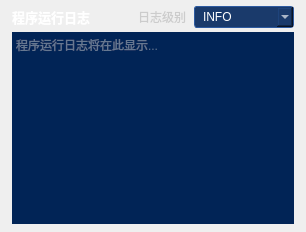
          <widget class="QWidget" name="widget_log_area">
           <property name="minimumSize">
            <size>
             <width>0</width>
             <height>160</height>
            </size>
           </property>
           <property name="styleSheet">
            <string notr="true">#widget_log_area {
    background-color: #012456;
    border-top: 2px solid #3498db;
}</string>
           </property>
           <layout class="QVBoxLayout" name="verticalLayout_logArea">
            <property name="spacing">
             <number>4</number>
            </property>
            <property name="leftMargin">
             <number>12</number>
            </property>
            <property name="topMargin">
             <number>6</number>
            </property>
            <property name="rightMargin">
             <number>12</number>
            </property>
            <property name="bottomMargin">
             <number>8</number>
            </property>
            <item>
             <layout class="QHBoxLayout" name="horizontalLayout_logHeader">
              <property name="spacing">
               <number>8</number>
              </property>
              <item>
               <widget class="QLabel" name="label_log_title">
                <property name="styleSheet">
                 <string notr="true">color: #ffffff; font-size: 13px; font-weight: bold;</string>
                </property>
                <property name="text">
                 <string>程序运行日志</string>
                </property>
               </widget>
              </item>
              <item>
               <spacer name="horizontalSpacer_logHeader">
                <property name="orientation">
                 <enum>Qt::Orientation::Horizontal</enum>
                </property>
                <property name="sizeHint" stdset="0">
                 <size>
                  <width>40</width>
                  <height>20</height>
                 </size>
                </property>
               </spacer>
              </item>
              <item>
               <widget class="QLabel" name="label_log_level">
                <property name="styleSheet">
                 <string notr="true">color: #cccccc; font-size: 12px;</string>
                </property>
                <property name="text">
                 <string>日志级别</string>
                </property>
               </widget>
              </item>
              <item>
               <widget class="QComboBox" name="combo_log_level">
                <property name="minimumSize">
                 <size>
                  <width>100</width>
                  <height>0</height>
                 </size>
                </property>
                <property name="styleSheet">
                 <string notr="true">QComboBox {
    background-color: #1a3a6b;
    color: #ffffff;
    border: 1px solid #2d5aa0;
    border-radius: 3px;
    padding: 2px 8px;
    font-size: 12px;
}
QComboBox:hover {
    border-color: #3498db;
}
QComboBox QAbstractItemView {
    background-color: #1a3a6b;
    color: #ffffff;
    selection-background-color: #3498db;
}</string>
                </property>
                <property name="currentIndex">
                 <number>2</number>
                </property>
                <item>
                 <property name="text">
                  <string>CRITICAL</string>
                 </property>
                </item>
                <item>
                 <property name="text">
                  <string>WARNING</string>
                 </property>
                </item>
                <item>
                 <property name="text">
                  <string>INFO</string>
                 </property>
                </item>
                <item>
                 <property name="text">
                  <string>DEBUG</string>
                 </property>
                </item>
               </widget>
              </item>
             </layout>
            </item>
            <item>
             <widget class="QPlainTextEdit" name="text_log">
              <property name="styleSheet">
               <string notr="true">QPlainTextEdit {
    background-color: #012456;
    color: #cccccc;
    border: none;
    font-family: &quot;Consolas&quot;, &quot;Courier New&quot;, monospace;
    font-size: 12px;
    selection-background-color: #3498db;
}</string>
              </property>
              <property name="readOnly">
               <bool>true</bool>
              </property>
              <property name="placeholderText">
               <string>程序运行日志将在此显示...</string>
              </property>
             </widget>
            </item>
           </layout>
          </widget>
